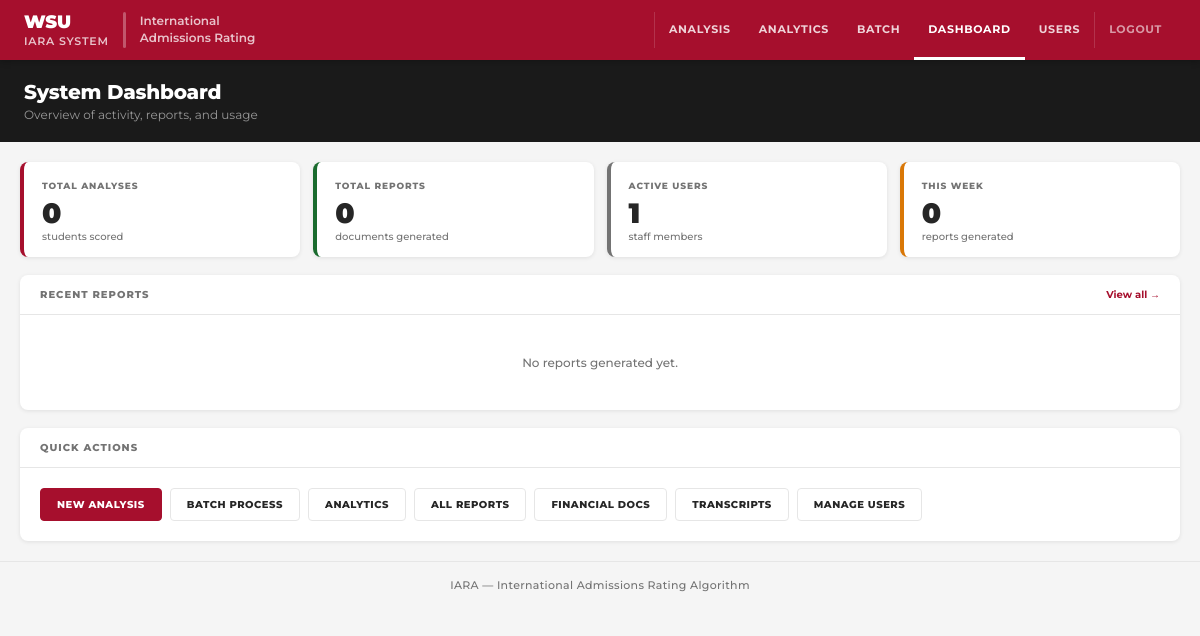
The page /dashboard (signed in) on the database as committed earlier.
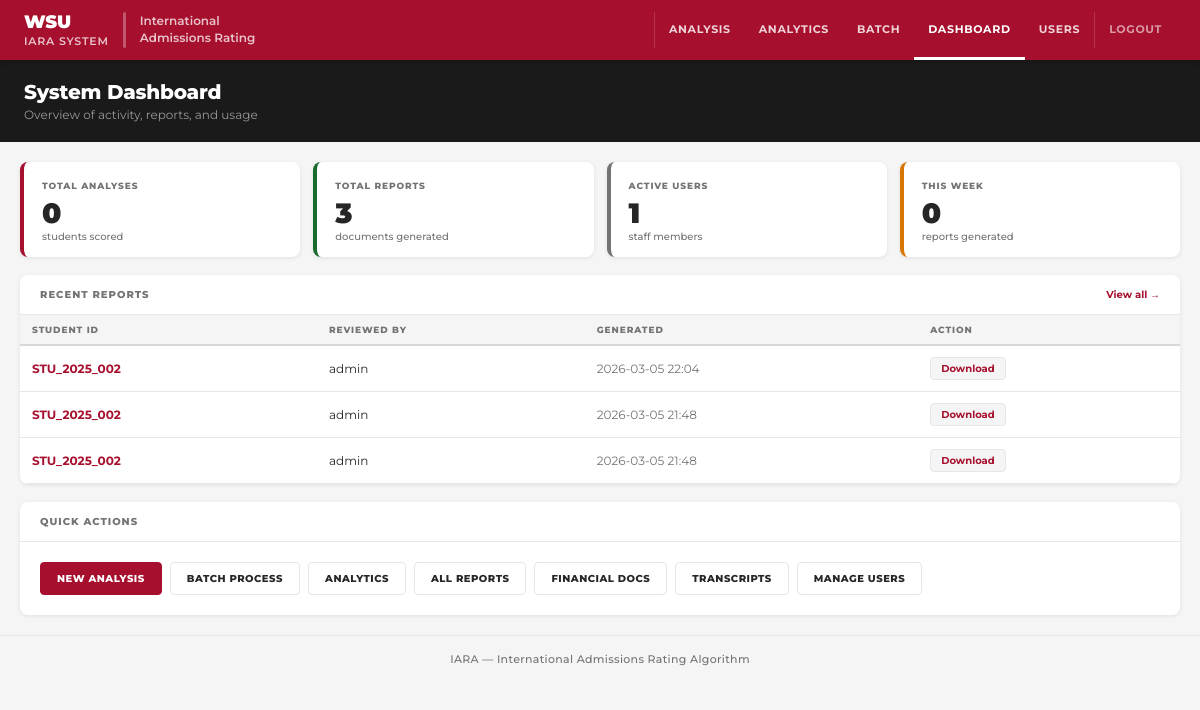
The same page on the database as committed later.
### tables this page shows
CREATE TABLE reports (
                    id INTEGER PRIMARY KEY AUTOINCREMENT,
                    analysis_id INTEGER,
                    student_id TEXT,
                    reviewed_by INTEGER,
                    reviewed_at TEXT DEFAULT CURRENT_TIMESTAMP,
                    pdf_blob BLOB,
                    file_size INTEGER
                );

CREATE TABLE users (
                    id INTEGER PRIMARY KEY AUTOINCREMENT,
                    username TEXT UNIQUE NOT NULL,
                    password_hash TEXT NOT NULL,
                    salt TEXT NOT NULL,
                    full_name TEXT,
                    email TEXT,
                    role TEXT DEFAULT 'reviewer',
                    is_active INTEGER DEFAULT 1,
                    created_at TEXT DEFAULT CURRENT_TIMESTAMP,
                    last_login TEXT
                );

### app.py (the view)
@app.route('/dashboard')
def dashboard():
    redirect_response = require_login()
    if redirect_response:
        return redirect_response
    db = get_db()
    stats          = db.get_dashboard_stats()   if hasattr(db, 'get_dashboard_stats') else {}
    recent_reports = db.get_all_reports(limit=10) if hasattr(db, 'get_all_reports')   else []
    return render_template('dashboard.html',
                           username=session.get('full_name'),
                           stats=stats,
                           recent_reports=recent_reports)

### app.py (called while the page is built)
def require_login():
    if 'user_id' not in session:
        return redirect(url_for('login'))
    return None

### db/database.py (called while the page is built)
def get_db() -> Database:
    global _db_instance
    if _db_instance is None:
        _db_instance = Database()
    return _db_instance

    def _get_connection(self):
        conn = sqlite3.connect(
            self.db_path,
            timeout=10,
            check_same_thread=False
        )
        conn.row_factory = sqlite3.Row
        conn.execute("PRAGMA journal_mode=WAL;")
        return conn

    def get_all_reports(self, limit: int = 100) -> List[Dict]:
        with self._get_connection() as conn:
            cursor = conn.cursor()
            cursor.execute("""
                SELECT r.id, r.analysis_id, r.student_id, r.reviewed_at,
                       r.file_size, u.username AS reviewer
                FROM reports r
                LEFT JOIN users u ON r.reviewed_by = u.id
                ORDER BY r.reviewed_at DESC
                LIMIT ?
            """, (limit,))
            return [dict(row) for row in cursor.fetchall()]

### templates/dashboard.html (shortened to what this page needs)
<!DOCTYPE html>
<html lang="en">
<head>
  <link rel="stylesheet" href="https://cdn-web-wsu.s3-us-west-2.amazonaws.com/designsystem/1.x/build/dist/wsu-design-system.bundle.dist.css">
</head>
<body>
<header class="site-header">
  <a class="site-brand" href="/">
    <div><div class="brand-wsu">WSU</div><div class="brand-app">IARA System</div></div>
    <div class="brand-rule"></div>
    <div style="font-size:12px;font-weight:600;color:rgba(255,255,255,.75);line-height:1.4;">International<br>Admissions Rating</div>
  </a>
  <nav class="site-nav">
    <a href="/">Analysis</a><a href="/analytics">Analytics</a><a href="/batch">Batch</a>
    <a href="/dashboard" class="current">Dashboard</a>
    {% if session.role == 'admin' %}<a href="/admin/users">Users</a>{% endif %}
    <div class="nav-div"></div><a href="/logout" style="opacity:.7">Logout</a>
  </nav>
</header>
<div class="page-hero"><h1>System Dashboard</h1><p>Overview of activity, reports, and usage</p></div>
<main class="page-body">
  <div class="stats-grid">
    <div class="stat-card s1"><div class="stat-lbl">Total Analyses</div><div class="stat-val">{{ stats.totalAnalyses or stats.total_analyses or 0 }}</div><div class="stat-sub">students scored</div></div>
    <div class="stat-card s2"><div class="stat-lbl">Total Reports</div><div class="stat-val">{{ stats.totalReports or stats.total_reports or 0 }}</div><div class="stat-sub">documents generated</div></div>
    <div class="stat-card s3"><div class="stat-lbl">Active Users</div><div class="stat-val">{{ stats.activeUsers or stats.active_users or 0 }}</div><div class="stat-sub">staff members</div></div>
    <div class="stat-card s4"><div class="stat-lbl">This Week</div><div class="stat-val">{{ stats.reportsThisWeek or stats.recent_activity or 0 }}</div><div class="stat-sub">reports generated</div></div>
  </div>
  <div class="card">
    <div class="card-head"><h2>Recent Reports</h2><a href="/reports">View all →</a></div>
    {% if recent_reports %}
    <table class="data-table">
      <thead><tr><th>Student ID</th><th>Reviewed By</th><th>Generated</th><th>Action</th></tr></thead>
      <tbody>
        {% for r in recent_reports %}
        <tr>
          <td><a href="/student/{{ r.student_id }}">{{ r.student_id }}</a></td>
          <td>{{ r.reviewer or '—' }}</td>
          <td style="color:var(--gm);">{{ r.reviewed_at[:16] if r.reviewed_at else '—' }}</td>
          <td><a href="/api/report/{{ r.id }}/download" class="dl-btn">Download</a></td>
        </tr>
        {% endfor %}
      </tbody>
    </table>
    {% else %}
    <p class="empty-msg">No reports generated yet.</p>
    {% endif %}
  </div>
  <div class="card">
    <div class="card-head"><h2>Quick Actions</h2></div>
    <div class="actions-wrap">
      <a href="/" class="act-btn primary">New Analysis</a>
      <a href="/batch" class="act-btn">Batch Process</a>
      <a href="/analytics" class="act-btn">Analytics</a>
      <a href="/reports" class="act-btn">All Reports</a>
      <a href="/financial" class="act-btn">Financial Docs</a>
      <a href="/transcript" class="act-btn">Transcripts</a>
      {% if session.role == 'admin' %}<a href="/admin/users" class="act-btn">Manage Users</a>{% endif %}
    </div>
  </div>
</main>
<footer class="site-footer">IARA — International Admissions Rating Algorithm</footer>
</body>
</html>

Rows that differ between the two databases and show on the page:
added reports: student_id "STU_2025_002", username "admin", reviewed_at "2026-03-05 22:04"
added reports: student_id "STU_2025_002", username "admin", reviewed_at "2026-03-05 21:48"
added reports: student_id "STU_2025_002", username "admin", reviewed_at "2026-03-05 21:48"
Other text that changed with them:
{{ stats.totalReports or stats.total_reports or 0 }}: "0" → "3"
text no longer shown: "No reports generated yet."
text now shown: "STUDENT ID REVIEWED BY GENERATED ACTION"
